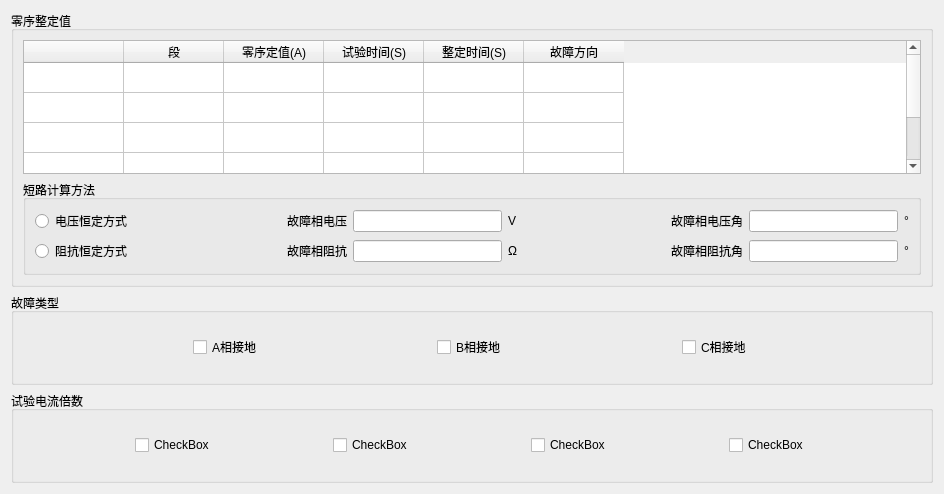
     <widget class="QWidget" name="tab_lxbh">
      <attribute name="title">
       <string>零序保护</string>
      </attribute>
      <layout class="QVBoxLayout" name="verticalLayout_10" stretch="3,1,1">
       <item>
        <widget class="QGroupBox" name="groupBox_11">
         <property name="title">
          <string>零序整定值</string>
         </property>
         <layout class="QVBoxLayout" name="verticalLayout_11">
          <item>
           <widget class="QTableWidget" name="tb_lxbh_lx">
            <property name="rowCount">
             <number>5</number>
            </property>
            <attribute name="verticalHeaderVisible">
             <bool>false</bool>
            </attribute>
            <row/>
            <row/>
            <row/>
            <row/>
            <row/>
            <column>
             <property name="text">
              <string/>
             </property>
            </column>
            <column>
             <property name="text">
              <string>段</string>
             </property>
            </column>
            <column>
             <property name="text">
              <string>零序定值(A)</string>
             </property>
            </column>
            <column>
             <property name="text">
              <string>试验时间(S)</string>
             </property>
            </column>
            <column>
             <property name="text">
              <string>整定时间(S)</string>
             </property>
            </column>
            <column>
             <property name="text">
              <string>故障方向</string>
             </property>
            </column>
           </widget>
          </item>
          <item>
           <widget class="QGroupBox" name="groupBox_14">
            <property name="title">
             <string>短路计算方法</string>
            </property>
            <layout class="QGridLayout" name="gridLayout">
             <item row="0" column="0">
              <widget class="QRadioButton" name="radioButton_5">
               <property name="text">
                <string>电压恒定方式</string>
               </property>
              </widget>
             </item>
             <item row="0" column="1">
              <spacer name="horizontalSpacer_9">
               <property name="orientation">
                <enum>Qt::Horizontal</enum>
               </property>
               <property name="sizeHint" stdset="0">
                <size>
                 <width>73</width>
                 <height>20</height>
                </size>
               </property>
              </spacer>
             </item>
             <item row="0" column="2">
              <widget class="QLabel" name="label_13">
               <property name="text">
                <string>故障相电压</string>
               </property>
              </widget>
             </item>
             <item row="0" column="3">
              <widget class="QLineEdit" name="lineEdit_7"/>
             </item>
             <item row="0" column="4">
              <widget class="QLabel" name="label_15">
               <property name="text">
                <string>V</string>
               </property>
              </widget>
             </item>
             <item row="0" column="5">
              <spacer name="horizontalSpacer_11">
               <property name="orientation">
                <enum>Qt::Horizontal</enum>
               </property>
               <property name="sizeHint" stdset="0">
                <size>
                 <width>73</width>
                 <height>20</height>
                </size>
               </property>
              </spacer>
             </item>
             <item row="0" column="6">
              <widget class="QLabel" name="label_17">
               <property name="text">
                <string>故障相电压角</string>
               </property>
              </widget>
             </item>
             <item row="0" column="7">
              <widget class="QLineEdit" name="lineEdit_9"/>
             </item>
             <item row="0" column="8">
              <widget class="QLabel" name="label_19">
               <property name="text">
                <string>°</string>
               </property>
              </widget>
             </item>
             <item row="1" column="0">
              <widget class="QRadioButton" name="radioButton_6">
               <property name="text">
                <string>阻抗恒定方式</string>
               </property>
              </widget>
             </item>
             <item row="1" column="1">
              <spacer name="horizontalSpacer_10">
               <property name="orientation">
                <enum>Qt::Horizontal</enum>
               </property>
               <property name="sizeHint" stdset="0">
                <size>
                 <width>73</width>
                 <height>20</height>
                </size>
               </property>
              </spacer>
             </item>
             <item row="1" column="2">
              <widget class="QLabel" name="label_14">
               <property name="text">
                <string>故障相阻抗</string>
               </property>
              </widget>
             </item>
             <item row="1" column="3">
              <widget class="QLineEdit" name="lineEdit_8"/>
             </item>
             <item row="1" column="4">
              <widget class="QLabel" name="label_16">
               <property name="text">
                <string>Ω</string>
               </property>
              </widget>
             </item>
             <item row="1" column="5">
              <spacer name="horizontalSpacer_12">
               <property name="orientation">
                <enum>Qt::Horizontal</enum>
               </property>
               <property name="sizeHint" stdset="0">
                <size>
                 <width>73</width>
                 <height>20</height>
                </size>
               </property>
              </spacer>
             </item>
             <item row="1" column="6">
              <widget class="QLabel" name="label_18">
               <property name="text">
                <string>故障相阻抗角</string>
               </property>
              </widget>
             </item>
             <item row="1" column="7">
              <widget class="QLineEdit" name="lineEdit_10"/>
             </item>
             <item row="1" column="8">
              <widget class="QLabel" name="label_20">
               <property name="text">
                <string>°</string>
               </property>
              </widget>
             </item>
            </layout>
           </widget>
          </item>
         </layout>
        </widget>
       </item>
       <item>
        <widget class="QGroupBox" name="groupBox_12">
         <property name="title">
          <string>故障类型</string>
         </property>
         <layout class="QHBoxLayout" name="horizontalLayout_20">
          <item>
           <spacer name="horizontalSpacer_13">
            <property name="orientation">
             <enum>Qt::Horizontal</enum>
            </property>
            <property name="sizeHint" stdset="0">
             <size>
              <width>170</width>
              <height>20</height>
             </size>
            </property>
           </spacer>
          </item>
          <item>
           <widget class="QCheckBox" name="checkBox_15">
            <property name="text">
             <string>A相接地</string>
            </property>
           </widget>
          </item>
          <item>
           <spacer name="horizontalSpacer_14">
            <property name="orientation">
             <enum>Qt::Horizontal</enum>
            </property>
            <property name="sizeHint" stdset="0">
             <size>
              <width>169</width>
              <height>20</height>
             </size>
            </property>
           </spacer>
          </item>
          <item>
           <widget class="QCheckBox" name="checkBox_16">
            <property name="text">
             <string>B相接地</string>
            </property>
           </widget>
          </item>
          <item>
           <spacer name="horizontalSpacer_15">
            <property name="orientation">
             <enum>Qt::Horizontal</enum>
            </property>
            <property name="sizeHint" stdset="0">
             <size>
              <width>170</width>
              <height>20</height>
             </size>
            </property>
           </spacer>
          </item>
          <item>
           <widget class="QCheckBox" name="checkBox_17">
            <property name="text">
             <string>C相接地</string>
            </property>
           </widget>
          </item>
          <item>
           <spacer name="horizontalSpacer_16">
            <property name="orientation">
             <enum>Qt::Horizontal</enum>
            </property>
            <property name="sizeHint" stdset="0">
             <size>
              <width>169</width>
              <height>20</height>
             </size>
            </property>
           </spacer>
          </item>
         </layout>
        </widget>
       </item>
       <item>
        <widget class="QGroupBox" name="groupBox_13">
         <property name="title">
          <string>试验电流倍数</string>
         </property>
         <layout class="QHBoxLayout" name="horizontalLayout_21">
          <item>
           <spacer name="horizontalSpacer_17">
            <property name="orientation">
             <enum>Qt::Horizontal</enum>
            </property>
            <property name="sizeHint" stdset="0">
             <size>
              <width>97</width>
              <height>20</height>
             </size>
            </property>
           </spacer>
          </item>
          <item>
           <widget class="QCheckBox" name="checkBox_18">
            <property name="text">
             <string>CheckBox</string>
            </property>
           </widget>
          </item>
          <item>
           <spacer name="horizontalSpacer_19">
            <property name="orientation">
             <enum>Qt::Horizontal</enum>
            </property>
            <property name="sizeHint" stdset="0">
             <size>
              <width>97</width>
              <height>20</height>
             </size>
            </property>
           </spacer>
          </item>
          <item>
           <widget class="QCheckBox" name="checkBox_19">
            <property name="text">
             <string>CheckBox</string>
            </property>
           </widget>
          </item>
          <item>
           <spacer name="horizontalSpacer_20">
            <property name="orientation">
             <enum>Qt::Horizontal</enum>
            </property>
            <property name="sizeHint" stdset="0">
             <size>
              <width>98</width>
              <height>20</height>
             </size>
            </property>
           </spacer>
          </item>
          <item>
           <widget class="QCheckBox" name="checkBox_20">
            <property name="text">
             <string>CheckBox</string>
            </property>
           </widget>
          </item>
          <item>
           <spacer name="horizontalSpacer_21">
            <property name="orientation">
             <enum>Qt::Horizontal</enum>
            </property>
            <property name="sizeHint" stdset="0">
             <size>
              <width>97</width>
              <height>20</height>
             </size>
            </property>
           </spacer>
          </item>
          <item>
           <widget class="QCheckBox" name="checkBox_21">
            <property name="text">
             <string>CheckBox</string>
            </property>
           </widget>
          </item>
          <item>
           <spacer name="horizontalSpacer_18">
            <property name="orientation">
             <enum>Qt::Horizontal</enum>
            </property>
            <property name="sizeHint" stdset="0">
             <size>
              <width>97</width>
              <height>20</height>
             </size>
            </property>
           </spacer>
          </item>
         </layout>
        </widget>
       </item>
      </layout>
     </widget>
